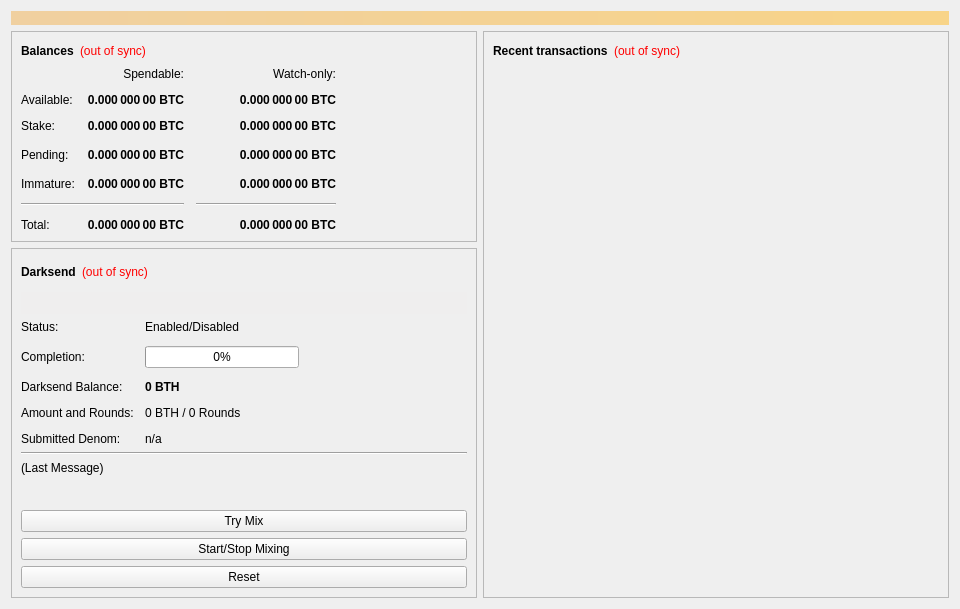
<?xml version="1.0" encoding="UTF-8"?>
<ui version="4.0">
 <class>OverviewPage</class>
 <widget class="QWidget" name="OverviewPage">
  <property name="geometry">
   <rect>
    <x>0</x>
    <y>0</y>
    <width>960</width>
    <height>594</height>
   </rect>
  </property>
  <property name="minimumSize">
   <size>
    <width>960</width>
    <height>0</height>
   </size>
  </property>
  <property name="windowTitle">
   <string>Form</string>
  </property>
  <layout class="QVBoxLayout" name="topLayout">
   <item>
    <widget class="QLabel" name="labelAlerts">
     <property name="visible">
      <bool>false</bool>
     </property>
     <property name="styleSheet">
      <string notr="true">background-color: qlineargradient(x1: 0, y1: 0, x2: 1, y2: 0, stop:0 #F0D0A0, stop:1 #F8D488); color:#000000;</string>
     </property>
     <property name="wordWrap">
      <bool>true</bool>
     </property>
     <property name="margin">
      <number>3</number>
     </property>
    </widget>
   </item>
   <item>
    <layout class="QHBoxLayout" name="horizontalLayout" stretch="1,1">
     <item>
      <layout class="QVBoxLayout" name="verticalLayout_2">
       <item>
        <widget class="QFrame" name="frame">
         <property name="frameShape">
          <enum>QFrame::StyledPanel</enum>
         </property>
         <property name="frameShadow">
          <enum>QFrame::Raised</enum>
         </property>
         <layout class="QVBoxLayout" name="verticalLayout_4">
          <item>
           <layout class="QHBoxLayout" name="horizontalLayout_4">
            <item>
             <widget class="QLabel" name="label_5">
              <property name="font">
               <font>
                <weight>75</weight>
                <bold>true</bold>
               </font>
              </property>
              <property name="text">
               <string>Balances</string>
              </property>
             </widget>
            </item>
            <item>
             <widget class="QLabel" name="labelWalletStatus">
              <property name="cursor">
               <cursorShape>WhatsThisCursor</cursorShape>
              </property>
              <property name="toolTip">
               <string>The displayed information may be out of date. Your wallet automatically synchronizes with the Bithereum network after a connection is established, but this process has not completed yet.</string>
              </property>
              <property name="styleSheet">
               <string notr="true">QLabel { color: red; }</string>
              </property>
              <property name="text">
               <string notr="true">(out of sync)</string>
              </property>
              <property name="alignment">
               <set>Qt::AlignLeading|Qt::AlignLeft|Qt::AlignVCenter</set>
              </property>
             </widget>
            </item>
            <item>
             <spacer name="horizontalSpacer_3">
              <property name="orientation">
               <enum>Qt::Horizontal</enum>
              </property>
              <property name="sizeHint" stdset="0">
               <size>
                <width>40</width>
                <height>20</height>
               </size>
              </property>
             </spacer>
            </item>
           </layout>
          </item>
          <item>
           <layout class="QGridLayout" name="gridLayout">
            <property name="spacing">
             <number>12</number>
            </property>
            <item row="3" column="2">
             <widget class="QLabel" name="labelWatchPending">
              <property name="font">
               <font>
                <weight>75</weight>
                <bold>true</bold>
               </font>
              </property>
              <property name="cursor">
               <cursorShape>IBeamCursor</cursorShape>
              </property>
              <property name="toolTip">
               <string>Unconfirmed transactions to watch-only addresses</string>
              </property>
              <property name="text">
               <string notr="true">0.000 000 00 BTC</string>
              </property>
              <property name="alignment">
               <set>Qt::AlignRight|Qt::AlignTrailing|Qt::AlignVCenter</set>
              </property>
              <property name="textInteractionFlags">
               <set>Qt::LinksAccessibleByMouse|Qt::TextSelectableByKeyboard|Qt::TextSelectableByMouse</set>
              </property>
             </widget>
            </item>
            <item row="3" column="1">
             <widget class="QLabel" name="labelUnconfirmed">
              <property name="font">
               <font>
                <weight>75</weight>
                <bold>true</bold>
               </font>
              </property>
              <property name="cursor">
               <cursorShape>IBeamCursor</cursorShape>
              </property>
              <property name="toolTip">
               <string>Total of transactions that have yet to be confirmed, and do not yet count toward the spendable balance</string>
              </property>
              <property name="text">
               <string notr="true">0.000 000 00 BTC</string>
              </property>
              <property name="alignment">
               <set>Qt::AlignRight|Qt::AlignTrailing|Qt::AlignVCenter</set>
              </property>
              <property name="textInteractionFlags">
               <set>Qt::LinksAccessibleByMouse|Qt::TextSelectableByKeyboard|Qt::TextSelectableByMouse</set>
              </property>
             </widget>
            </item>
            <item row="4" column="2">
             <widget class="QLabel" name="labelWatchImmature">
              <property name="font">
               <font>
                <weight>75</weight>
                <bold>true</bold>
               </font>
              </property>
              <property name="cursor">
               <cursorShape>IBeamCursor</cursorShape>
              </property>
              <property name="toolTip">
               <string>Mined balance in watch-only addresses that has not yet matured</string>
              </property>
              <property name="text">
               <string notr="true">0.000 000 00 BTC</string>
              </property>
              <property name="alignment">
               <set>Qt::AlignRight|Qt::AlignTrailing|Qt::AlignVCenter</set>
              </property>
              <property name="textInteractionFlags">
               <set>Qt::LinksAccessibleByMouse|Qt::TextSelectableByKeyboard|Qt::TextSelectableByMouse</set>
              </property>
             </widget>
            </item>
            <item row="5" column="0" colspan="2">
             <widget class="Line" name="lineSpendableBalance">
              <property name="orientation">
               <enum>Qt::Horizontal</enum>
              </property>
             </widget>
            </item>
            <item row="5" column="2">
             <widget class="Line" name="lineWatchBalance">
              <property name="sizePolicy">
               <sizepolicy hsizetype="Preferred" vsizetype="Fixed">
                <horstretch>0</horstretch>
                <verstretch>0</verstretch>
               </sizepolicy>
              </property>
              <property name="minimumSize">
               <size>
                <width>140</width>
                <height>0</height>
               </size>
              </property>
              <property name="orientation">
               <enum>Qt::Horizontal</enum>
              </property>
             </widget>
            </item>
            <item row="6" column="0">
             <widget class="QLabel" name="labelTotalText">
              <property name="text">
               <string>Total:</string>
              </property>
             </widget>
            </item>
            <item row="4" column="1">
             <widget class="QLabel" name="labelImmature">
              <property name="font">
               <font>
                <weight>75</weight>
                <bold>true</bold>
               </font>
              </property>
              <property name="cursor">
               <cursorShape>IBeamCursor</cursorShape>
              </property>
              <property name="toolTip">
               <string>Mined balance that has not yet matured</string>
              </property>
              <property name="text">
               <string notr="true">0.000 000 00 BTC</string>
              </property>
              <property name="alignment">
               <set>Qt::AlignRight|Qt::AlignTrailing|Qt::AlignVCenter</set>
              </property>
              <property name="textInteractionFlags">
               <set>Qt::LinksAccessibleByMouse|Qt::TextSelectableByKeyboard|Qt::TextSelectableByMouse</set>
              </property>
             </widget>
            </item>
            <item row="3" column="3">
             <spacer name="horizontalSpacer_2">
              <property name="orientation">
               <enum>Qt::Horizontal</enum>
              </property>
              <property name="sizeHint" stdset="0">
               <size>
                <width>40</width>
                <height>20</height>
               </size>
              </property>
             </spacer>
            </item>
            <item row="4" column="0">
             <widget class="QLabel" name="labelImmatureText">
              <property name="text">
               <string>Immature:</string>
              </property>
             </widget>
            </item>
            <item row="6" column="1">
             <widget class="QLabel" name="labelTotal">
              <property name="font">
               <font>
                <weight>75</weight>
                <bold>true</bold>
               </font>
              </property>
              <property name="cursor">
               <cursorShape>IBeamCursor</cursorShape>
              </property>
              <property name="toolTip">
               <string>Your current total balance</string>
              </property>
              <property name="text">
               <string notr="true">0.000 000 00 BTC</string>
              </property>
              <property name="alignment">
               <set>Qt::AlignRight|Qt::AlignTrailing|Qt::AlignVCenter</set>
              </property>
              <property name="textInteractionFlags">
               <set>Qt::LinksAccessibleByMouse|Qt::TextSelectableByKeyboard|Qt::TextSelectableByMouse</set>
              </property>
             </widget>
            </item>
            <item row="6" column="2">
             <widget class="QLabel" name="labelWatchTotal">
              <property name="font">
               <font>
                <weight>75</weight>
                <bold>true</bold>
               </font>
              </property>
              <property name="cursor">
               <cursorShape>IBeamCursor</cursorShape>
              </property>
              <property name="toolTip">
               <string>Current total balance in watch-only addresses</string>
              </property>
              <property name="text">
               <string notr="true">0.000 000 00 BTC</string>
              </property>
              <property name="alignment">
               <set>Qt::AlignRight|Qt::AlignTrailing|Qt::AlignVCenter</set>
              </property>
              <property name="textInteractionFlags">
               <set>Qt::LinksAccessibleByMouse|Qt::TextSelectableByKeyboard|Qt::TextSelectableByMouse</set>
              </property>
             </widget>
            </item>
            <item row="0" column="2">
             <widget class="QLabel" name="labelWatchonly">
              <property name="text">
               <string>Watch-only:</string>
              </property>
              <property name="alignment">
               <set>Qt::AlignRight|Qt::AlignTrailing|Qt::AlignVCenter</set>
              </property>
             </widget>
            </item>
            <item row="1" column="0">
             <widget class="QLabel" name="labelBalanceText">
              <property name="text">
               <string>Available:</string>
              </property>
             </widget>
            </item>
            <item row="1" column="1">
             <widget class="QLabel" name="labelBalance">
              <property name="font">
               <font>
                <weight>75</weight>
                <bold>true</bold>
               </font>
              </property>
              <property name="cursor">
               <cursorShape>IBeamCursor</cursorShape>
              </property>
              <property name="toolTip">
               <string>Your current spendable balance</string>
              </property>
              <property name="text">
               <string notr="true">0.000 000 00 BTC</string>
              </property>
              <property name="alignment">
               <set>Qt::AlignRight|Qt::AlignTrailing|Qt::AlignVCenter</set>
              </property>
              <property name="textInteractionFlags">
               <set>Qt::LinksAccessibleByMouse|Qt::TextSelectableByKeyboard|Qt::TextSelectableByMouse</set>
              </property>
             </widget>
            </item>
            <item row="2" column="0">
             <widget class="QLabel" name="label_10">
              <property name="text">
               <string>Stake:</string>
              </property>
             </widget>
            </item>
            <item row="2" column="1">
             <widget class="QLabel" name="labelStake">
              <property name="font">
               <font>
                <weight>75</weight>
                <bold>true</bold>
               </font>
              </property>
              <property name="cursor">
               <cursorShape>IBeamCursor</cursorShape>
              </property>
              <property name="toolTip">
               <string>Total of coins that was staked, and do not yet count toward the current balance</string>
              </property>
              <property name="text">
               <string notr="true">0.000 000 00 BTC</string>
              </property>
              <property name="alignment">
               <set>Qt::AlignRight|Qt::AlignTrailing|Qt::AlignVCenter</set>
              </property>
              <property name="textInteractionFlags">
               <set>Qt::LinksAccessibleByMouse|Qt::TextSelectableByKeyboard|Qt::TextSelectableByMouse</set>
              </property>
             </widget>
            </item>
            <item row="2" column="2">
             <widget class="QLabel" name="labelWatchStake">
              <property name="font">
               <font>
                <weight>75</weight>
                <bold>true</bold>
               </font>
              </property>
              <property name="cursor">
               <cursorShape>IBeamCursor</cursorShape>
              </property>
              <property name="toolTip">
               <string>Total of coins that was staked in watch-only addresses, and do not yet count toward the current watch-only balance</string>
              </property>
              <property name="text">
               <string notr="true">0.000 000 00 BTC</string>
              </property>
              <property name="alignment">
               <set>Qt::AlignRight|Qt::AlignTrailing|Qt::AlignVCenter</set>
              </property>
              <property name="textInteractionFlags">
               <set>Qt::LinksAccessibleByMouse|Qt::TextSelectableByKeyboard|Qt::TextSelectableByMouse</set>
              </property>
             </widget>
            </item>
            <item row="1" column="2">
             <widget class="QLabel" name="labelWatchAvailable">
              <property name="font">
               <font>
                <weight>75</weight>
                <bold>true</bold>
               </font>
              </property>
              <property name="cursor">
               <cursorShape>IBeamCursor</cursorShape>
              </property>
              <property name="toolTip">
               <string>Your current balance in watch-only addresses</string>
              </property>
              <property name="text">
               <string notr="true">0.000 000 00 BTC</string>
              </property>
              <property name="alignment">
               <set>Qt::AlignRight|Qt::AlignTrailing|Qt::AlignVCenter</set>
              </property>
              <property name="textInteractionFlags">
               <set>Qt::LinksAccessibleByMouse|Qt::TextSelectableByKeyboard|Qt::TextSelectableByMouse</set>
              </property>
             </widget>
            </item>
            <item row="3" column="0">
             <widget class="QLabel" name="labelPendingText">
              <property name="text">
               <string>Pending:</string>
              </property>
             </widget>
            </item>
            <item row="0" column="1">
             <widget class="QLabel" name="labelSpendable">
              <property name="text">
               <string>Spendable:</string>
              </property>
              <property name="alignment">
               <set>Qt::AlignRight|Qt::AlignTrailing|Qt::AlignVCenter</set>
              </property>
             </widget>
            </item>
           </layout>
          </item>
         </layout>
        </widget>
       </item>
       <item>
        <widget class="QFrame" name="frameDarksend">
         <property name="sizePolicy">
          <sizepolicy hsizetype="Expanding" vsizetype="Expanding">
           <horstretch>0</horstretch>
           <verstretch>0</verstretch>
          </sizepolicy>
         </property>
         <property name="minimumSize">
          <size>
           <width>0</width>
           <height>350</height>
          </size>
         </property>
         <property name="layoutDirection">
          <enum>Qt::LeftToRight</enum>
         </property>
         <property name="frameShape">
          <enum>QFrame::StyledPanel</enum>
         </property>
         <property name="frameShadow">
          <enum>QFrame::Raised</enum>
         </property>
         <layout class="QVBoxLayout" name="verticalLayout_5">
          <item>
           <layout class="QHBoxLayout" name="horizontalLayout_5">
            <item>
             <widget class="QLabel" name="label_2">
              <property name="font">
               <font>
                <weight>75</weight>
                <bold>true</bold>
               </font>
              </property>
              <property name="text">
               <string>Darksend</string>
              </property>
             </widget>
            </item>
            <item>
             <widget class="QLabel" name="labelDarksendSyncStatus">
              <property name="toolTip">
               <string>The displayed information may be out of date. Your wallet automatically synchronizes with the Bithereum network after a connection is established, but this process has not completed yet.</string>
              </property>
              <property name="styleSheet">
               <string notr="true">QLabel { color: red; }</string>
              </property>
              <property name="text">
               <string notr="true">(out of sync)</string>
              </property>
              <property name="alignment">
               <set>Qt::AlignLeading|Qt::AlignLeft|Qt::AlignVCenter</set>
              </property>
             </widget>
            </item>
            <item>
             <spacer name="horizontalSpacer_4">
              <property name="orientation">
               <enum>Qt::Horizontal</enum>
              </property>
              <property name="sizeHint" stdset="0">
               <size>
                <width>40</width>
                <height>20</height>
               </size>
              </property>
             </spacer>
            </item>
           </layout>
          </item>
          <item>
           <widget class="QPushButton" name="runAutoDenom">
            <property name="palette">
             <palette>
              <active>
               <colorrole role="WindowText">
                <brush brushstyle="SolidPattern">
                 <color alpha="255">
                  <red>0</red>
                  <green>0</green>
                  <blue>0</blue>
                 </color>
                </brush>
               </colorrole>
               <colorrole role="Button">
                <brush brushstyle="SolidPattern">
                 <color alpha="255">
                  <red>239</red>
                  <green>238</green>
                  <blue>238</blue>
                 </color>
                </brush>
               </colorrole>
               <colorrole role="Light">
                <brush brushstyle="SolidPattern">
                 <color alpha="255">
                  <red>255</red>
                  <green>255</green>
                  <blue>255</blue>
                 </color>
                </brush>
               </colorrole>
               <colorrole role="Midlight">
                <brush brushstyle="SolidPattern">
                 <color alpha="255">
                  <red>247</red>
                  <green>246</green>
                  <blue>246</blue>
                 </color>
                </brush>
               </colorrole>
               <colorrole role="Dark">
                <brush brushstyle="SolidPattern">
                 <color alpha="255">
                  <red>119</red>
                  <green>119</green>
                  <blue>119</blue>
                 </color>
                </brush>
               </colorrole>
               <colorrole role="Mid">
                <brush brushstyle="SolidPattern">
                 <color alpha="255">
                  <red>159</red>
                  <green>159</green>
                  <blue>159</blue>
                 </color>
                </brush>
               </colorrole>
               <colorrole role="Text">
                <brush brushstyle="SolidPattern">
                 <color alpha="255">
                  <red>0</red>
                  <green>0</green>
                  <blue>0</blue>
                 </color>
                </brush>
               </colorrole>
               <colorrole role="BrightText">
                <brush brushstyle="SolidPattern">
                 <color alpha="255">
                  <red>255</red>
                  <green>255</green>
                  <blue>255</blue>
                 </color>
                </brush>
               </colorrole>
               <colorrole role="ButtonText">
                <brush brushstyle="SolidPattern">
                 <color alpha="255">
                  <red>0</red>
                  <green>0</green>
                  <blue>0</blue>
                 </color>
                </brush>
               </colorrole>
               <colorrole role="Base">
                <brush brushstyle="SolidPattern">
                 <color alpha="255">
                  <red>255</red>
                  <green>255</green>
                  <blue>255</blue>
                 </color>
                </brush>
               </colorrole>
               <colorrole role="Window">
                <brush brushstyle="SolidPattern">
                 <color alpha="255">
                  <red>239</red>
                  <green>238</green>
                  <blue>238</blue>
                 </color>
                </brush>
               </colorrole>
               <colorrole role="Shadow">
                <brush brushstyle="SolidPattern">
                 <color alpha="255">
                  <red>0</red>
                  <green>0</green>
                  <blue>0</blue>
                 </color>
                </brush>
               </colorrole>
               <colorrole role="AlternateBase">
                <brush brushstyle="SolidPattern">
                 <color alpha="255">
                  <red>247</red>
                  <green>246</green>
                  <blue>246</blue>
                 </color>
                </brush>
               </colorrole>
               <colorrole role="ToolTipBase">
                <brush brushstyle="SolidPattern">
                 <color alpha="255">
                  <red>255</red>
                  <green>255</green>
                  <blue>220</blue>
                 </color>
                </brush>
               </colorrole>
               <colorrole role="ToolTipText">
                <brush brushstyle="SolidPattern">
                 <color alpha="255">
                  <red>0</red>
                  <green>0</green>
                  <blue>0</blue>
                 </color>
                </brush>
               </colorrole>
              </active>
              <inactive>
               <colorrole role="WindowText">
                <brush brushstyle="SolidPattern">
                 <color alpha="255">
                  <red>0</red>
                  <green>0</green>
                  <blue>0</blue>
                 </color>
                </brush>
               </colorrole>
               <colorrole role="Button">
                <brush brushstyle="SolidPattern">
                 <color alpha="255">
                  <red>239</red>
                  <green>238</green>
                  <blue>238</blue>
                 </color>
                </brush>
               </colorrole>
               <colorrole role="Light">
                <brush brushstyle="SolidPattern">
                 <color alpha="255">
                  <red>255</red>
                  <green>255</green>
                  <blue>255</blue>
                 </color>
                </brush>
               </colorrole>
               <colorrole role="Midlight">
                <brush brushstyle="SolidPattern">
                 <color alpha="255">
                  <red>247</red>
                  <green>246</green>
                  <blue>246</blue>
                 </color>
                </brush>
               </colorrole>
               <colorrole role="Dark">
                <brush brushstyle="SolidPattern">
                 <color alpha="255">
                  <red>119</red>
                  <green>119</green>
                  <blue>119</blue>
                 </color>
                </brush>
               </colorrole>
               <colorrole role="Mid">
                <brush brushstyle="SolidPattern">
                 <color alpha="255">
                  <red>159</red>
                  <green>159</green>
                  <blue>159</blue>
                 </color>
                </brush>
               </colorrole>
               <colorrole role="Text">
                <brush brushstyle="SolidPattern">
                 <color alpha="255">
                  <red>0</red>
                  <green>0</green>
                  <blue>0</blue>
                 </color>
                </brush>
               </colorrole>
               <colorrole role="BrightText">
                <brush brushstyle="SolidPattern">
                 <color alpha="255">
                  <red>255</red>
                  <green>255</green>
                  <blue>255</blue>
                 </color>
                </brush>
               </colorrole>
               <colorrole role="ButtonText">
                <brush brushstyle="SolidPattern">
                 <color alpha="255">
                  <red>0</red>
                  <green>0</green>
                  <blue>0</blue>
                 </color>
                </brush>
               </colorrole>
               <colorrole role="Base">
                <brush brushstyle="SolidPattern">
                 <color alpha="255">
                  <red>255</red>
                  <green>255</green>
                  <blue>255</blue>
                 </color>
                </brush>
               </colorrole>
               <colorrole role="Window">
                <brush brushstyle="SolidPattern">
                 <color alpha="255">
                  <red>239</red>
                  <green>238</green>
                  <blue>238</blue>
                 </color>
                </brush>
               </colorrole>
               <colorrole role="Shadow">
                <brush brushstyle="SolidPattern">
                 <color alpha="255">
                  <red>0</red>
                  <green>0</green>
                  <blue>0</blue>
                 </color>
                </brush>
               </colorrole>
               <colorrole role="AlternateBase">
                <brush brushstyle="SolidPattern">
                 <color alpha="255">
                  <red>247</red>
                  <green>246</green>
                  <blue>246</blue>
                 </color>
                </brush>
               </colorrole>
               <colorrole role="ToolTipBase">
                <brush brushstyle="SolidPattern">
                 <color alpha="255">
                  <red>255</red>
                  <green>255</green>
                  <blue>220</blue>
                 </color>
                </brush>
               </colorrole>
               <colorrole role="ToolTipText">
                <brush brushstyle="SolidPattern">
                 <color alpha="255">
                  <red>0</red>
                  <green>0</green>
                  <blue>0</blue>
                 </color>
                </brush>
               </colorrole>
              </inactive>
              <disabled>
               <colorrole role="WindowText">
                <brush brushstyle="SolidPattern">
                 <color alpha="255">
                  <red>119</red>
                  <green>119</green>
                  <blue>119</blue>
                 </color>
                </brush>
               </colorrole>
               <colorrole role="Button">
                <brush brushstyle="SolidPattern">
                 <color alpha="255">
                  <red>239</red>
                  <green>238</green>
                  <blue>238</blue>
                 </color>
                </brush>
               </colorrole>
               <colorrole role="Light">
                <brush brushstyle="SolidPattern">
                 <color alpha="255">
                  <red>255</red>
                  <green>255</green>
                  <blue>255</blue>
                 </color>
                </brush>
               </colorrole>
               <colorrole role="Midlight">
                <brush brushstyle="SolidPattern">
                 <color alpha="255">
                  <red>247</red>
                  <green>246</green>
                  <blue>246</blue>
                 </color>
                </brush>
               </colorrole>
               <colorrole role="Dark">
                <brush brushstyle="SolidPattern">
                 <color alpha="255">
                  <red>119</red>
                  <green>119</green>
                  <blue>119</blue>
                 </color>
                </brush>
               </colorrole>
               <colorrole role="Mid">
                <brush brushstyle="SolidPattern">
                 <color alpha="255">
                  <red>159</red>
                  <green>159</green>
                  <blue>159</blue>
                 </color>
                </brush>
               </colorrole>
               <colorrole role="Text">
                <brush brushstyle="SolidPattern">
                 <color alpha="255">
                  <red>119</red>
                  <green>119</green>
                  <blue>119</blue>
                 </color>
                </brush>
               </colorrole>
               <colorrole role="BrightText">
                <brush brushstyle="SolidPattern">
                 <color alpha="255">
                  <red>255</red>
                  <green>255</green>
                  <blue>255</blue>
                 </color>
                </brush>
               </colorrole>
               <colorrole role="ButtonText">
                <brush brushstyle="SolidPattern">
                 <color alpha="255">
                  <red>119</red>
                  <green>119</green>
                  <blue>119</blue>
                 </color>
                </brush>
               </colorrole>
               <colorrole role="Base">
                <brush brushstyle="SolidPattern">
                 <color alpha="255">
                  <red>239</red>
                  <green>238</green>
                  <blue>238</blue>
                 </color>
                </brush>
               </colorrole>
               <colorrole role="Window">
                <brush brushstyle="SolidPattern">
                 <color alpha="255">
                  <red>239</red>
                  <green>238</green>
                  <blue>238</blue>
                 </color>
                </brush>
               </colorrole>
               <colorrole role="Shadow">
                <brush brushstyle="SolidPattern">
                 <color alpha="255">
                  <red>0</red>
                  <green>0</green>
                  <blue>0</blue>
                 </color>
                </brush>
               </colorrole>
               <colorrole role="AlternateBase">
                <brush brushstyle="SolidPattern">
                 <color alpha="255">
                  <red>239</red>
                  <green>238</green>
                  <blue>238</blue>
                 </color>
                </brush>
               </colorrole>
               <colorrole role="ToolTipBase">
                <brush brushstyle="SolidPattern">
                 <color alpha="255">
                  <red>255</red>
                  <green>255</green>
                  <blue>220</blue>
                 </color>
                </brush>
               </colorrole>
               <colorrole role="ToolTipText">
                <brush brushstyle="SolidPattern">
                 <color alpha="255">
                  <red>0</red>
                  <green>0</green>
                  <blue>0</blue>
                 </color>
                </brush>
               </colorrole>
              </disabled>
             </palette>
            </property>
            <property name="focusPolicy">
             <enum>Qt::NoFocus</enum>
            </property>
            <property name="autoFillBackground">
             <bool>true</bool>
            </property>
            <property name="text">
             <string/>
            </property>
            <property name="flat">
             <bool>true</bool>
            </property>
           </widget>
          </item>
          <item>
           <layout class="QFormLayout" name="formLayout">
            <property name="fieldGrowthPolicy">
             <enum>QFormLayout::AllNonFixedFieldsGrow</enum>
            </property>
            <property name="horizontalSpacing">
             <number>11</number>
            </property>
            <property name="verticalSpacing">
             <number>12</number>
            </property>
            <item row="0" column="0">
             <widget class="QLabel" name="label_6">
              <property name="text">
               <string>Status:</string>
              </property>
             </widget>
            </item>
            <item row="1" column="0">
             <widget class="QLabel" name="label_7">
              <property name="text">
               <string>Completion:</string>
              </property>
             </widget>
            </item>
            <item row="1" column="1">
             <widget class="QProgressBar" name="darksendProgress">
              <property name="maximumSize">
               <size>
                <width>154</width>
                <height>16777215</height>
               </size>
              </property>
              <property name="value">
               <number>0</number>
              </property>
             </widget>
            </item>
            <item row="3" column="0">
             <widget class="QLabel" name="labelAnonymizedText">
              <property name="text">
               <string>Darksend Balance:</string>
              </property>
             </widget>
            </item>
            <item row="3" column="1">
             <widget class="QLabel" name="labelAnonymized">
              <property name="font">
               <font>
                <weight>75</weight>
                <bold>true</bold>
               </font>
              </property>
              <property name="text">
               <string notr="true">0 BTH</string>
              </property>
             </widget>
            </item>
            <item row="4" column="0">
             <widget class="QLabel" name="label_8">
              <property name="text">
               <string>Amount and Rounds:</string>
              </property>
             </widget>
            </item>
            <item row="4" column="1">
             <widget class="QLabel" name="labelAmountRounds">
              <property name="text">
               <string>0 BTH / 0 Rounds</string>
              </property>
             </widget>
            </item>
            <item row="5" column="0">
             <widget class="QLabel" name="label_9">
              <property name="text">
               <string>Submitted Denom:</string>
              </property>
             </widget>
            </item>
            <item row="5" column="1">
             <widget class="QLabel" name="labelSubmittedDenom">
              <property name="toolTip">
               <string>The denominations you submitted to the Masternode.&lt;br&gt;To mix, other users must submit the exact same denominations.</string>
              </property>
              <property name="text">
               <string>n/a</string>
              </property>
             </widget>
            </item>
            <item row="0" column="1">
             <widget class="QLabel" name="darksendEnabled">
              <property name="text">
               <string>Enabled/Disabled</string>
              </property>
             </widget>
            </item>
           </layout>
          </item>
          <item>
           <widget class="Line" name="lineLastMessage">
            <property name="orientation">
             <enum>Qt::Horizontal</enum>
            </property>
           </widget>
          </item>
          <item>
           <widget class="QLabel" name="darksendStatus">
            <property name="minimumSize">
             <size>
              <width>288</width>
              <height>43</height>
             </size>
            </property>
            <property name="text">
             <string>(Last Message)</string>
            </property>
            <property name="alignment">
             <set>Qt::AlignLeading|Qt::AlignLeft|Qt::AlignTop</set>
            </property>
            <property name="wordWrap">
             <bool>true</bool>
            </property>
           </widget>
          </item>
          <item>
           <widget class="QPushButton" name="darksendAuto">
            <property name="sizePolicy">
             <sizepolicy hsizetype="MinimumExpanding" vsizetype="Fixed">
              <horstretch>0</horstretch>
              <verstretch>0</verstretch>
             </sizepolicy>
            </property>
            <property name="toolTip">
             <string>Try to manually submit a Darksend request.</string>
            </property>
            <property name="text">
             <string>Try Mix</string>
            </property>
           </widget>
          </item>
          <item>
           <widget class="QPushButton" name="toggleDarksend">
            <property name="sizePolicy">
             <sizepolicy hsizetype="MinimumExpanding" vsizetype="Fixed">
              <horstretch>0</horstretch>
              <verstretch>0</verstretch>
             </sizepolicy>
            </property>
            <property name="text">
             <string>Start/Stop Mixing</string>
            </property>
           </widget>
          </item>
          <item>
           <widget class="QPushButton" name="darksendReset">
            <property name="sizePolicy">
             <sizepolicy hsizetype="MinimumExpanding" vsizetype="Fixed">
              <horstretch>0</horstretch>
              <verstretch>0</verstretch>
             </sizepolicy>
            </property>
            <property name="toolTip">
             <string>Reset the current status of Darksend (can interrupt Darksend if it's in the process of Mixing, which can cost you money!)</string>
            </property>
            <property name="autoFillBackground">
             <bool>false</bool>
            </property>
            <property name="text">
             <string>Reset</string>
            </property>
           </widget>
          </item>
         </layout>
        </widget>
       </item>
       <item>
        <spacer name="verticalSpacer">
         <property name="orientation">
          <enum>Qt::Vertical</enum>
         </property>
         <property name="sizeHint" stdset="0">
          <size>
           <width>20</width>
           <height>40</height>
          </size>
         </property>
        </spacer>
       </item>
      </layout>
     </item>
     <item>
      <layout class="QVBoxLayout" name="verticalLayout_3">
       <item>
        <widget class="QFrame" name="frame_2">
         <property name="frameShape">
          <enum>QFrame::StyledPanel</enum>
         </property>
         <property name="frameShadow">
          <enum>QFrame::Raised</enum>
         </property>
         <layout class="QVBoxLayout" name="verticalLayout">
          <item>
           <layout class="QHBoxLayout" name="horizontalLayout_2">
            <item>
             <widget class="QLabel" name="label_4">
              <property name="font">
               <font>
                <weight>75</weight>
                <bold>true</bold>
               </font>
              </property>
              <property name="text">
               <string>Recent transactions</string>
              </property>
             </widget>
            </item>
            <item>
             <widget class="QLabel" name="labelTransactionsStatus">
              <property name="cursor">
               <cursorShape>WhatsThisCursor</cursorShape>
              </property>
              <property name="toolTip">
               <string>The displayed information may be out of date. Your wallet automatically synchronizes with the Bithereum network after a connection is established, but this process has not completed yet.</string>
              </property>
              <property name="styleSheet">
               <string notr="true">QLabel { color: red; }</string>
              </property>
              <property name="text">
               <string notr="true">(out of sync)</string>
              </property>
              <property name="alignment">
               <set>Qt::AlignRight|Qt::AlignTrailing|Qt::AlignVCenter</set>
              </property>
             </widget>
            </item>
            <item>
             <spacer name="horizontalSpacer">
              <property name="orientation">
               <enum>Qt::Horizontal</enum>
              </property>
              <property name="sizeHint" stdset="0">
               <size>
                <width>40</width>
                <height>20</height>
               </size>
              </property>
             </spacer>
            </item>
           </layout>
          </item>
          <item>
           <widget class="QListView" name="listTransactions">
            <property name="styleSheet">
             <string notr="true">QListView { background: transparent; }</string>
            </property>
            <property name="frameShape">
             <enum>QFrame::NoFrame</enum>
            </property>
            <property name="verticalScrollBarPolicy">
             <enum>Qt::ScrollBarAlwaysOff</enum>
            </property>
            <property name="horizontalScrollBarPolicy">
             <enum>Qt::ScrollBarAlwaysOff</enum>
            </property>
            <property name="selectionMode">
             <enum>QAbstractItemView::NoSelection</enum>
            </property>
           </widget>
          </item>
         </layout>
        </widget>
       </item>
      </layout>
     </item>
    </layout>
   </item>
  </layout>
 </widget>
 <resources/>
 <connections/>
</ui>
